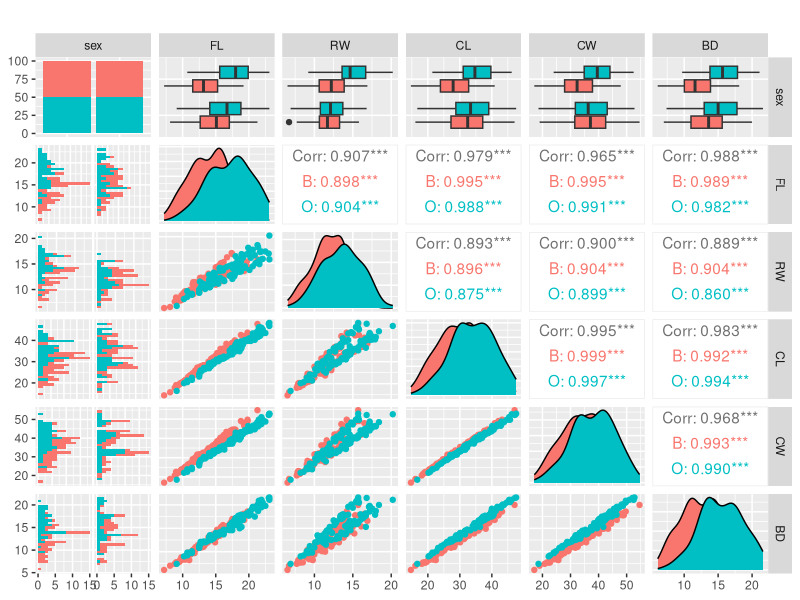
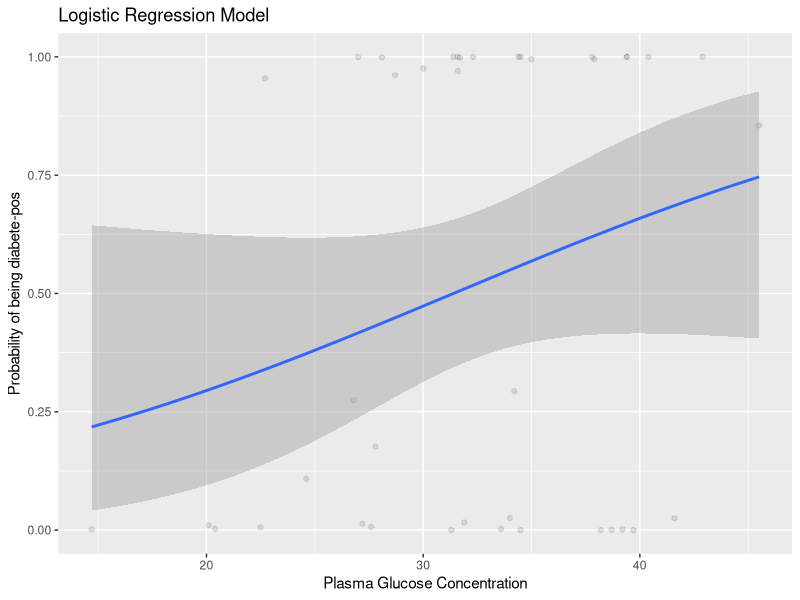
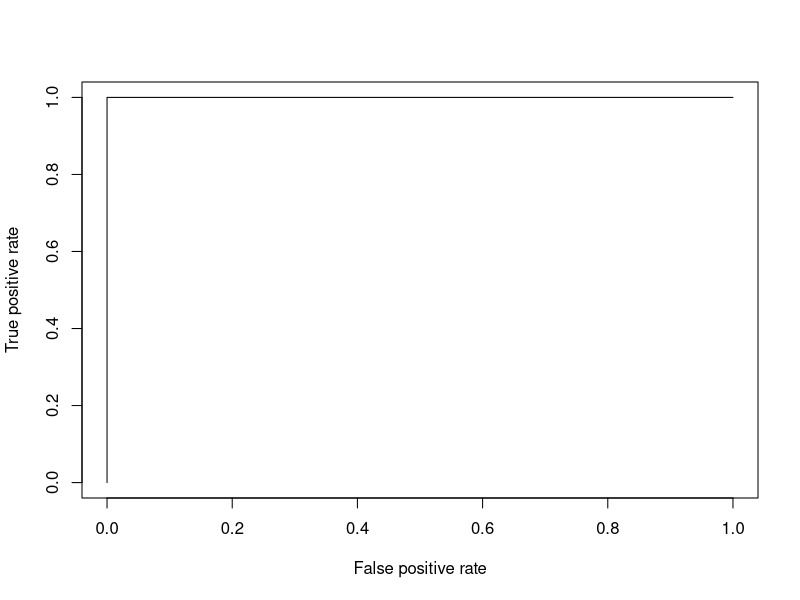

Generate these figures, in order, with R:
## ---- chunk 1
library(MASS)
library(dplyr)
library(ggplot2)
library(readr)
data(crabs)
colnames(crabs)
crabs<-crabs[,-3]
summary(crabs)

## ---- chunk 2
library(GGally)
ggpairs(crabs, columns = 2:ncol(crabs), title = "",  
  axisLabels = "show", mapping = aes(colour=sp))
## ---- chunk 3
# Random sample indexes
train_index <- sample(1:nrow(crabs), 0.8 * nrow(crabs))
test_index <- setdiff(1:nrow(crabs), train_index)

# Build X_train
X_train <- crabs[train_index,]
X_test <- crabs[test_index,]

## ---- chunk 4
cor(X_train[,3:ncol(crabs)])
## ---- chunk 5
fit <- glm(sp ~ 1 + sex+FL+RW+CL+sex*FL+sex*RW, family=binomial, data=X_train)
stepAIC(fit)

## ---- chunk 6
fit<-glm(formula = sp ~ sex + FL + CL, family = binomial, data = X_train)
summary(fit)
## ---- chunk 7
###################### Estimación de una probabilidad ###################
x <- c(1,1,11.1,23.8)
eta <- sum(x*coef(fit))
prob <- exp(eta)/(1+exp(eta))
prob 

## ---- chunk 8
newdata <- data.frame( sex='M',FL=11.1,RW=9.9,CL=23.8,CW=27.1,BD=9.8)
probabilities <- fit %>% predict(newdata, type = "response")
probabilities
## ---- chunk 9
rev<-predict(fit,X_test,type = "response")
 X_test$predicted.classes<- ifelse(rev > 0.4, "O", "B")
head(X_test)
## ---- chunk 10
# Model accuracy
mean(X_test$predicted.classes == X_test$sp)
## ---- chunk 11
library(ggplot2)
X_test$rev<-predict(fit,X_test,type = "response")


X_test %>%
  ggplot(aes(CL, rev)) +
  geom_point(alpha = 0.1) +
  geom_smooth(method = "glm", method.args = list(family = "binomial")) +
  labs(
    title = "Logistic Regression Model", 
    x = "Plasma Glucose Concentration",
    y = "Probability of being diabete-pos"
    )
## ---- chunk 12
library(pscl)
pR2(fit)
## ---- chunk 13
library(ROCR)
# Compute AUC for predicting Class with the model
prob <- predict(fit, newdata=X_test, type="response")
pred <- prediction(prob, X_test$sp)
perf <- performance(pred, measure = "tpr", x.measure = "fpr")
plot(perf)
